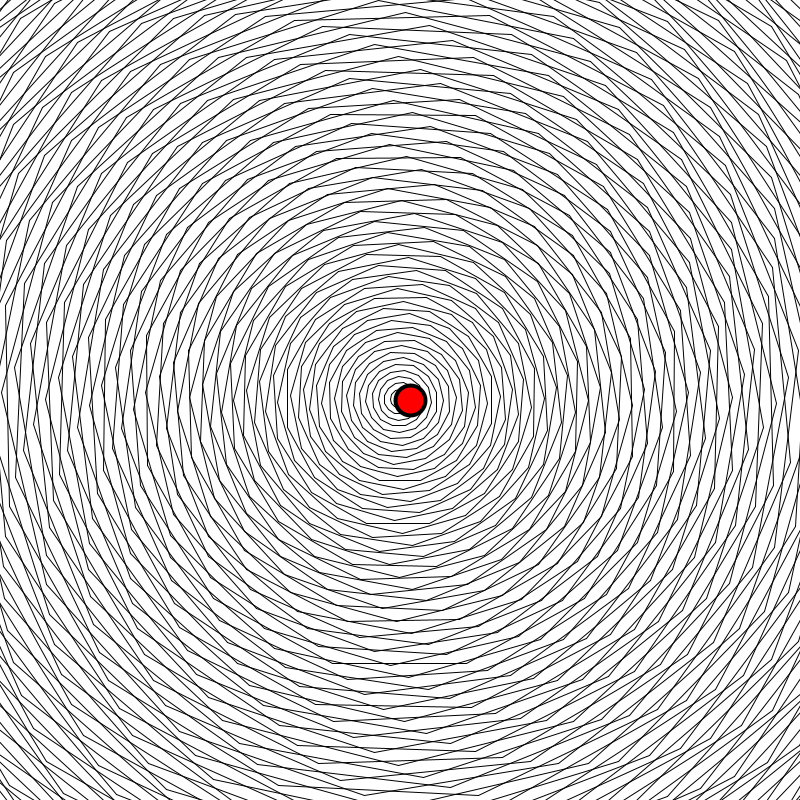
Frame 1 (no input)
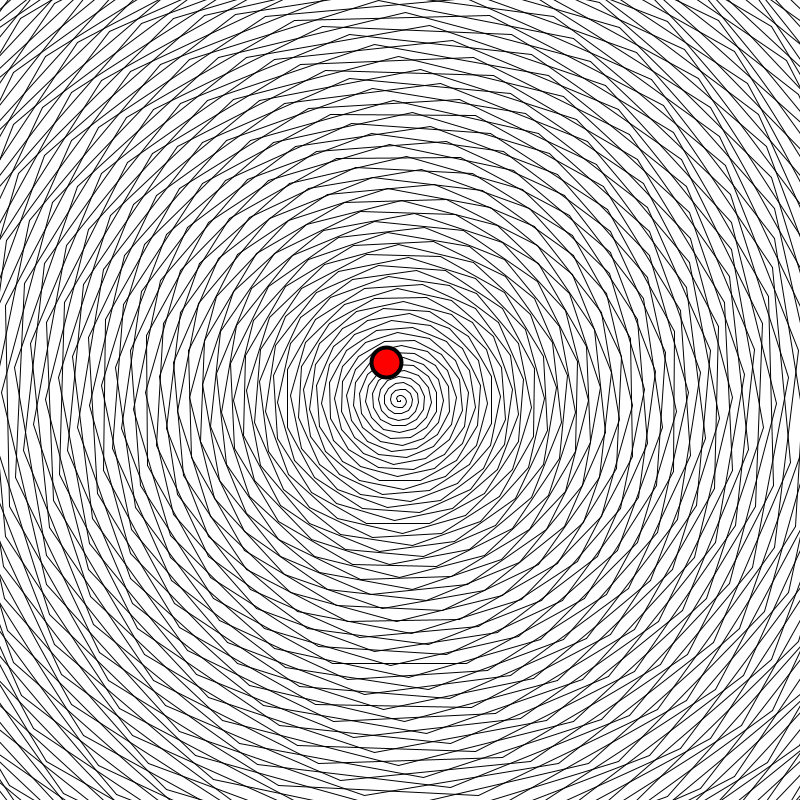
Frame 60 (the mouse pressed at the canvas centre just before this capture)
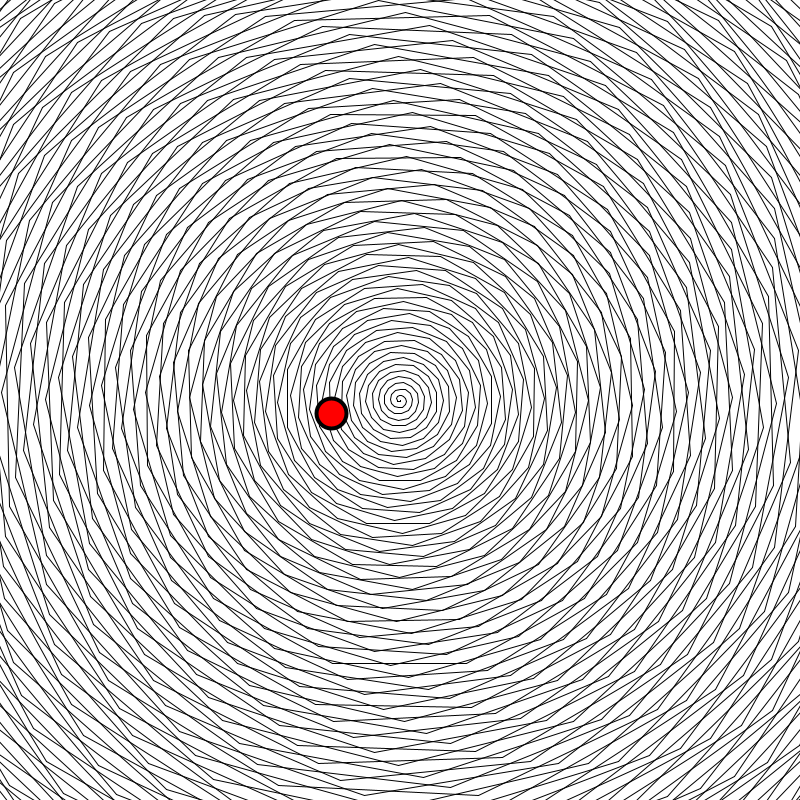
Frame 120 (the mouse held since frame 60 and released just before this capture)

The Processing sketch that drew these frames (run headless with seeded random() and noise(); from frame 60 on, the mouse is pressed at the canvas centre):

// Processing sketch: spiralMotion01
// ── spiralMotion01.pde

float x, y;

float cx, cy;
float angle = 0.0;
float radius = 10;
float step = 0.5;

void setup(){
  size(800,800);
  frameRate(30);
  
  cx = width/2;
  cy = height/2;
  
}


void draw(){
  
  background(255);
  
  x = cx + cos(angle)*radius;
  y = cy + sin(angle)*radius;
  
  drawSpiral(cx, cy, step);
  
  fill(255,0,0); strokeWeight(4);
  ellipse(x, y, 30, 30);
  
  angle += step;
  radius += step;
  
}

void drawSpiral(float cx, float cy, float s){
  
  float r = 0;
  float a = 0;
  
  float x0 = cx;
  float y0 = cy;
  
  while(r<width){
  
    float x  = cx + r*cos(a);
    float y  = cy + r*sin(a);
    
    strokeWeight(1);
    line(x0, y0, x, y);
    
    x0 = x; y0 = y;
    
    a+= s;
    r+= s;
  }
}
